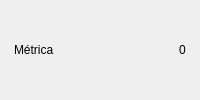
<?xml version="1.0" encoding="UTF-8"?>
<ui version="4.0">
 <class>Metric</class>
 <widget class="QFrame" name="Metric">
  <property name="card" stdset="0"><bool>true</bool></property>
  <layout class="QHBoxLayout" name="metricLayout">
   <property name="leftMargin"><number>14</number></property><property name="topMargin"><number>9</number></property>
   <property name="rightMargin"><number>14</number></property><property name="bottomMargin"><number>9</number></property>
   <item><widget class="QLabel" name="caption_label"><property name="text"><string>Métrica</string></property><property name="muted" stdset="0"><bool>true</bool></property></widget></item>
   <item><spacer name="metricStretch"><property name="orientation"><enum>Qt::Horizontal</enum></property><property name="sizeHint"><size><width>20</width><height>20</height></size></property></spacer></item>
   <item alignment="Qt::AlignRight"><widget class="QLabel" name="value_label"><property name="text"><string>0</string></property></widget></item>
  </layout>
 </widget>
 <resources/><connections/>
</ui>
